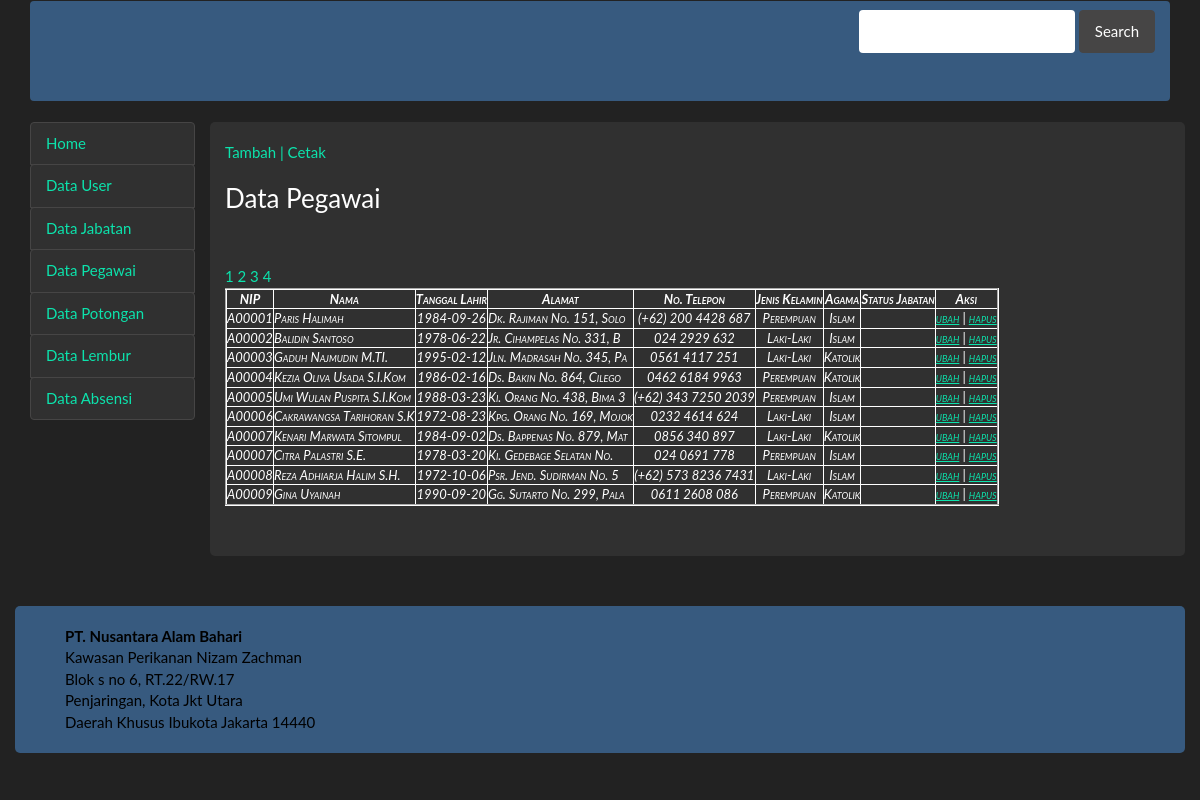
The page /index.php?hal=list_peg on the database its author committed.
### tables this page shows
CREATE TABLE `pegawai` (
  `id_peg` int(11) NOT NULL,
  `id_jab` varchar(6) DEFAULT NULL,
  `id_absensi` varchar(6) DEFAULT NULL,
  `id_gapok` varchar(6) DEFAULT NULL,
  `nip` varchar(6) NOT NULL,
  `nama` varchar(25) NOT NULL,
  `ttl` varchar(25) NOT NULL,
  `alamat` varchar(25) NOT NULL,
  `no_telp` varchar(25) NOT NULL,
  `gender` varchar(25) NOT NULL,
  `agama` varchar(10) NOT NULL
);

### index.php (called while the page is built)
<?php
	include_once 'header.php';
	include_once 'menu.php';
	include_once 'link.php';
	include_once 'sidebar.php';
	include_once 'main.php';
	include_once 'footer.php';
?>

### link.php (called while the page is built, shortened)
<?php
	$menu_sidebar = array('home' => 'Home',
						'registrasi' => 'Data User',
						'jabatan' => 'Data Jabatan',
						'list_peg' => 'Data Pegawai',
						'potongan' => 'Data Potongan',
						'lembur' => 'Data Lembur',
						'absensi' => 'Data Absensi');
 ?>

### function.php (called while the page is built, shortened)
<?php
	$conn = mysqli_connect("localhost","root","","penggajian2");
	function query($query){
		global $conn;
		$result = mysqli_query($conn, $query);
		$rows = [];
		while ( $row = mysqli_fetch_assoc($result)) {
			$rows[] = $row;
		}
		return $rows;
	}
?>

### list_peg.php (the view, shortened to what this page needs)
<?php
require 'function.php';
$jmlhDataPerHalaman = 10;
$jumlahData = count(query("SELECT * FROM pegawai"));
$jumlahHalaman = ceil($jumlahData / $jmlhDataPerHalaman);
$halamanAktif = ( isset($_GET["halaman"]) ) ?  $_GET["halaman"] : 1;
$awalData = ( $jmlhDataPerHalaman * $halamanAktif ) - $jmlhDataPerHalaman;
$pegawai = query("SELECT * FROM pegawai LIMIT $awalData,$jmlhDataPerHalaman");
?>
<!DOCTYPE html>
<html lang="en">
<head>
</head>
<body>
	<a href="tambah.php" target="_blank"> Tambah |</a>
	<a href="cetak.php" target="_blank"> Cetak</a>
	<h3>Data Pegawai</h3>
<br><br>
<?php for ($i=1; $i <= $jumlahHalaman ; $i++) : ?>
	<a href="?halaman=<?= $i; ?>"><?= $i; ?></a>
<?php endfor; ?>
<table border="2" cellpadding="10" cellspacing="0" style="border-color:  white;">
	<tr style="text-align: center;">
		<td>
			<strong>NIP</strong>
		</td>
		<td>
			<strong>Nama</strong>
		</td>
		<td>
			<strong>Tanggal Lahir</strong>
		</td>
		<td><strong>Alamat</strong>
			</td>
		<td>
			<strong>No. Telepon</strong>
		</td>
		<td>
			<strong>Jenis Kelamin</strong>
		</td>
		<td>
			<strong>Agama</strong>
		</td>
		<td>
			<strong>Status Jabatan</strong>
		</td>
		<td>
			<strong>Aksi</strong>
		</td>
	</tr>
	<?php foreach( $pegawai as $row ) : ?>
	<tr>
		<td style="text-align: center;"><?= $row["nip"]; ?></td>
		<td><?= $row["nama"]; ?></td>
		<td style="text-align: center;"><?= $row["ttl"]; ?></td>
		<td><?= $row["alamat"]; ?></td>
		<td style="text-align: center;"><?= $row["no_telp"]; ?></td>
		<td style="text-align: center;"><?= $row["gender"]; ?></td>
		<td style="text-align: center;"><?= $row["agama"]; ?></td>
		<td><?= $row["status"]; ?></td>
		<td>
			<a href='ubah.php?nip=<?= $row["nip"]; ?>'>ubah</a> |
			<a href='hapus.php?nip=<?= $row["nip"]; ?>'>hapus</a>
		</td>
	</tr>
	<?php endforeach; ?>
</table>
</body>
</html>

### header.php (shortened to what this page needs)
<!DOCTYPE html>
<html lang="en">
<head>
  <link href="css/style.css" rel="stylesheet">
  <link href="css/bootstrap.min.css" rel="stylesheet">
</head>
<body>
<div class="container">

### menu.php (shortened to what this page needs)
<div class="row clearfix">
	<div class="col-md-12 column">
		<nav class="navbar navbar-default" role="navigation">
			<div class="navbar-header">
				 <a class="navbar-brand2" href="#"></a>
			</div>
			<div class="collapse navbar-collapse" id="bs-example-navbar-collapse-1">
				<form class="navbar-form navbar-right" role="search">
					<div class="form-group">
						<input type="text" class="form-control">
					</div>
					<button type="submit" class="btn btn-default">Search</button>
				</form>
			</div>
		</nav>
	</div>
</div>

### sidebar.php
<div class="row clearfix">
	<div class="col-md-2 column">
		<?php
			include_once 'link.php';
			foreach($menu_sidebar as $id => $val){
				echo '<div class="list-group">';
				echo'<a href="index.php?hal='.$id.'" class="list-group-item">'.$val.'</a>';
			} for($i = 0; $i <= 7; $i++){
				echo '</div>';
			}
		?>

### main.php
<div class="col-md-10 column" style="
    background-color:  #303030; height: auto; padding-bottom: 50px; border-radius: 5px; padding-top: 20px;
">
	<?php
		$hal = $_GET['hal'];
			if (!empty($hal)) {
				include_once $link[$hal];
			}
			else{
					include_once 'home.php';
			}
	?>
</div>

### footer.php
<div class="row clearfix">
		<div class="col-md-12 column" style="
    margin-top:  50px;
">
			<address style="color: black;background: #375a7f;padding: 20px 50px;border-radius:  5px;">
			 <strong>PT. Nusantara Alam Bahari</strong>
			 <br> Kawasan Perikanan Nizam Zachman
			 <br> Blok s no 6, RT.22/RW.17
			 <br> Penjaringan, Kota Jkt Utara
			 <br> Daerah Khusus Ibukota Jakarta 14440
		</div>
</div>
</body>
</html>

### css/style.css (style rules this page uses)
.navbar-brand2 { float: left; padding: 19.5px 15px; font-size: 19px; line-height: 21; height: 100px; }
table>tbody>tr>td { border-style: ridge; }

### list_peg.php (style rules this page uses)
table>tbody>tr>td { border-style: inset; font-size: 13px; font-style: italic; font-variant: small-caps }

### rows shown on the page
pegawai: nip "A00001", nama "Paris Halimah", ttl "1984-09-26", alamat "Dk. Rajiman No. 151, Solo", no_telp "(+62) 200 4428 687", gender "Perempuan", agama "Islam"
pegawai: nip "A00002", nama "Balidin Santoso", ttl "1978-06-22", alamat "Jr. Cihampelas No. 331, B", no_telp "024 2929 632", gender "Laki-Laki", agama "Islam"
pegawai: nip "A00003", nama "Gaduh Najmudin M.TI.", ttl "1995-02-12", alamat "Jln. Madrasah No. 345, Pa", no_telp "0561 4117 251", gender "Laki-Laki", agama "Katolik"
pegawai: nip "A00004", nama "Kezia Oliva Usada S.I.Kom", ttl "1986-02-16", alamat "Ds. Bakin No. 864, Cilego", no_telp "0462 6184 9963", gender "Perempuan", agama "Katolik"
pegawai: nip "A00005", nama "Umi Wulan Puspita S.I.Kom", ttl "1988-03-23", alamat "Ki. Orang No. 438, Bima 3", no_telp "(+62) 343 7250 2039", gender "Perempuan", agama "Islam"
pegawai: nip "A00006", nama "Cakrawangsa Tarihoran S.K", ttl "1972-08-23", alamat "Kpg. Orang No. 169, Mojok", no_telp "0232 4614 624", gender "Laki-Laki", agama "Islam"
pegawai: nip "A00007", nama "Kenari Marwata Sitompul", ttl "1984-09-02", alamat "Ds. Bappenas No. 879, Mat", no_telp "0856 340 897", gender "Laki-Laki", agama "Katolik"
pegawai: nip "A00007", nama "Citra Palastri S.E.", ttl "1978-03-20", alamat "Ki. Gedebage Selatan No.", no_telp "024 0691 778", gender "Perempuan", agama "Islam"
pegawai: nip "A00008", nama "Reza Adhiarja Halim S.H.", ttl "1972-10-06", alamat "Psr. Jend. Sudirman No. 5", no_telp "(+62) 573 8236 7431", gender "Laki-Laki", agama "Islam"
pegawai: nip "A00009", nama "Gina Uyainah", ttl "1990-09-20", alamat "Gg. Sutarto No. 299, Pala", no_telp "0611 2608 086", gender "Perempuan", agama "Katolik"

### other values the page prints
$val "Home"
$val "Data User"
$val "Data Jabatan"
$val "Data Pegawai"
$val "Data Potongan"
$val "Data Lembur"
$val "Data Absensi"
